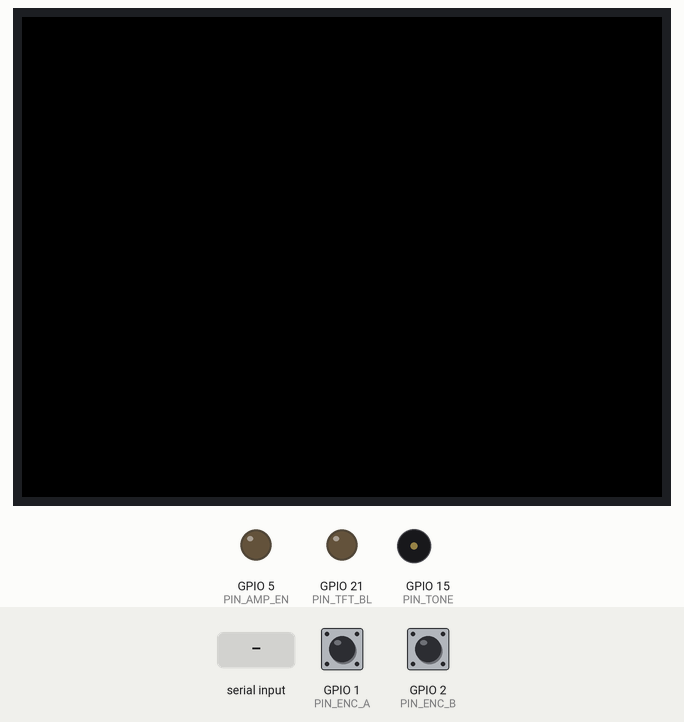
A sketch run on a simulated ESP32-S3. Shown: 320×240 colour display, output pins drawn as LEDs (lit = HIGH), buzzer (waves = sounding). The test bench sets the inputs (shaded band); at power-on: GPIO 1 (PIN_ENC_A) HIGH, GPIO 2 (PIN_ENC_B) HIGH. Pins used as bus, display or sensor lines are not drawn; what the sketch prints to the serial monitor is not drawn.

Above: at 1.7 s.
1.8 s: "d" received over Serial
At 4.5 s:
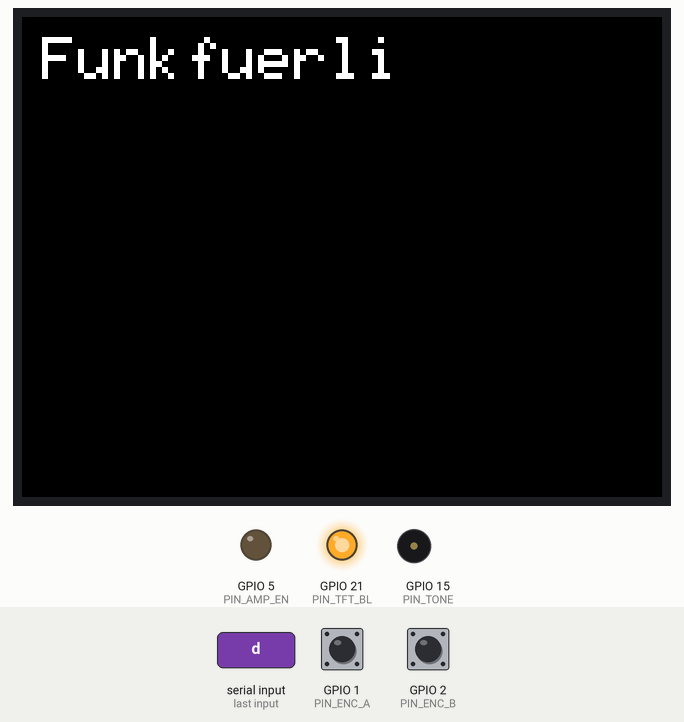
4.8 s: "t" received over Serial
At 6.0 s:
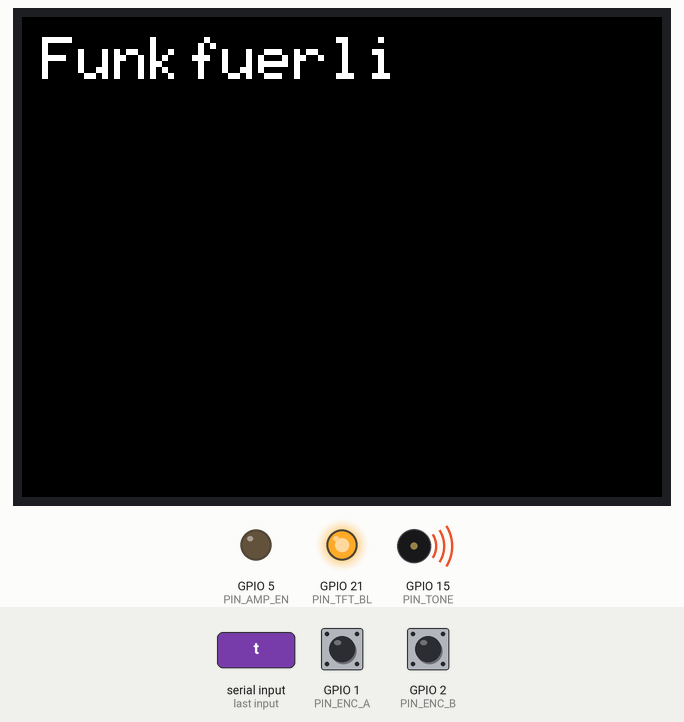
6.3 s: "p" received over Serial
At 7.1 s:
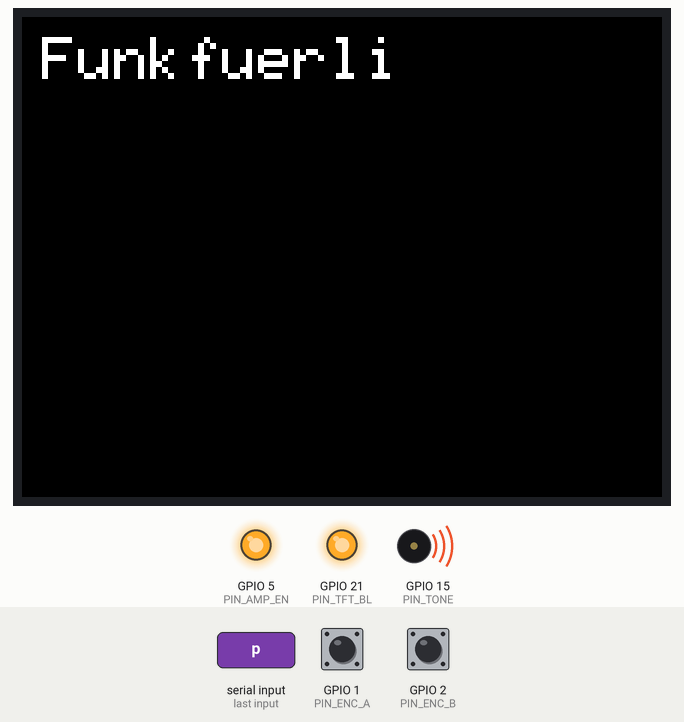
7.8 s: "d" received over Serial
At 9.3 s:
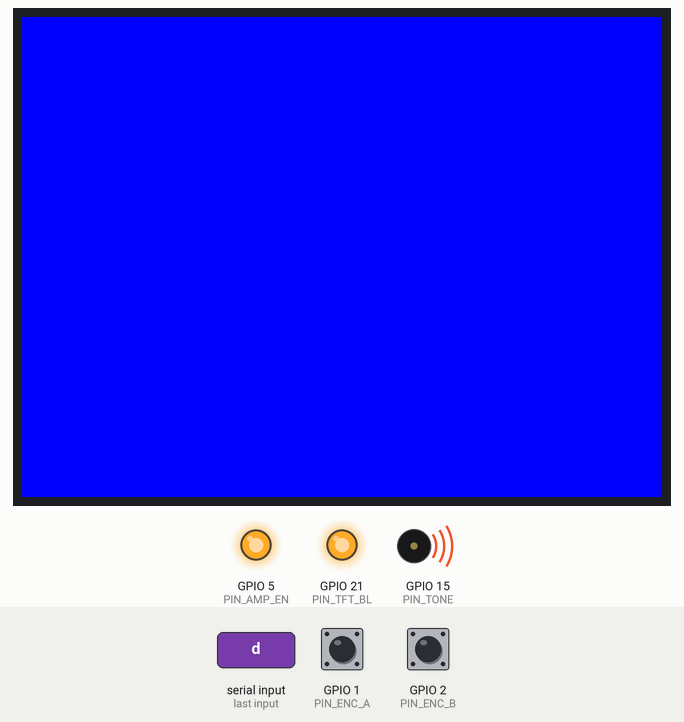
10.8 s: "t" received over Serial
At 11.7 s:
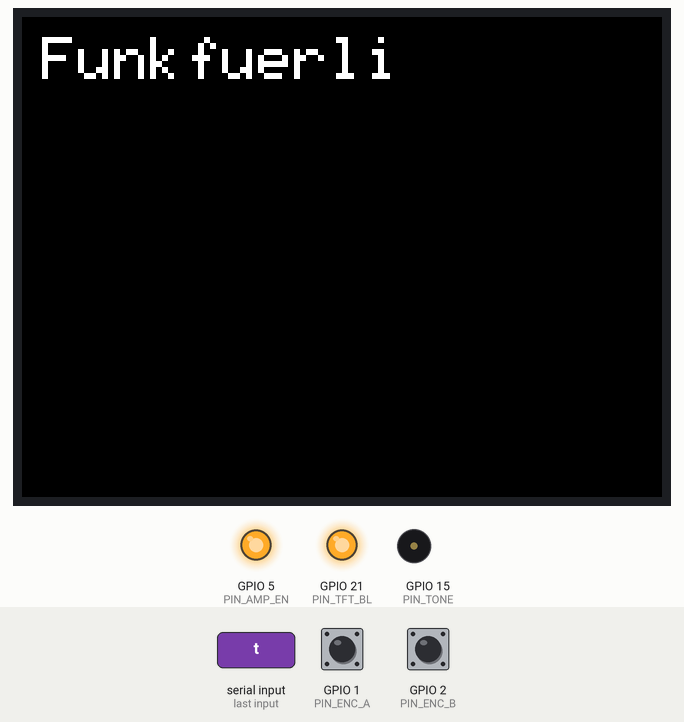
Timing chart, 0 to 13.3 s (numbered marks = the images above; inputs shaded):
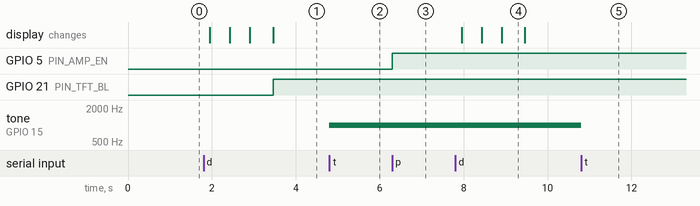

The sketch:

breadboard_test.ino
```cpp
// Funkfuerli Breadboard-Test ohne RX-Board.
// Nicht kompiliert, im Test pruefen. Arduino-ESP32 Core 3.x,
// Bibliotheken: Adafruit GFX, Adafruit ST7789.
// Befehle ueber den seriellen Monitor (115200):
// d Display, e Encoder, i I2C-Scan, r Reset-Puls, t Testton, p Verstaerker,
// j Klinke, a Akku und USB, h Hilfe
#include <Arduino.h>
#include <Wire.h>
#include <SPI.h>
#include <Adafruit_GFX.h>
#include <Adafruit_ST7789.h>
#include "pins.h"

// Software-SPI, damit GPIO 13 (DC) nicht mit dem Standard-MISO kollidiert
Adafruit_ST7789 tft(PIN_TFT_CS, PIN_TFT_DC, PIN_TFT_MOSI, PIN_TFT_SCLK, PIN_TFT_RST);

static bool ampOn = false;
static bool toneOn = false;
static bool encMode = false;
static uint8_t lastAB = 0;
static int encPos = 0;

void help() {
  Serial.println(F("d Display, e Encoder an/aus, i I2C-Scan, r Reset-Puls"));
  Serial.println(F("t Testton an/aus, p Verstaerker an/aus, j Klinke, a Akku/USB"));
}

void testDisplay() {
  tft.init(240, 320);
  tft.setRotation(1);
  tft.fillScreen(ST77XX_RED);   delay(400);
  tft.fillScreen(ST77XX_GREEN); delay(400);
  tft.fillScreen(ST77XX_BLUE);  delay(400);
  tft.fillScreen(ST77XX_BLACK);
  tft.setTextColor(ST77XX_WHITE);
  tft.setTextSize(3);
  tft.setCursor(10, 10);
  tft.print("Funkfuerli");
  pinMode(PIN_TFT_BL, OUTPUT);
  digitalWrite(PIN_TFT_BL, HIGH);
  Serial.println(F("Display: Farben und Text sichtbar?"));
}

void scanI2C() {
  Serial.println(F("I2C-Scan:"));
  int n = 0;
  for (uint8_t a = 1; a < 127; a++) {
    Wire.beginTransmission(a);
    if (Wire.endTransmission() == 0) {
      Serial.printf("  0x%02X\n", a);
      n++;
    }
  }
  if (!n) Serial.println(F("  nichts gefunden"));
}

void resetPulse() {
  digitalWrite(PIN_SI_RESET, LOW);
  delay(200);
  digitalWrite(PIN_SI_RESET, HIGH);
  Serial.println(F("Reset-Puls gesendet"));
}

void toggleTone() {
  toneOn = !toneOn;
  if (toneOn) ledcWriteTone(PIN_TONE, 1000);
  else ledcWriteTone(PIN_TONE, 0);
  Serial.println(toneOn ? F("Ton an (1 kHz)") : F("Ton aus"));
}

void toggleAmp() {
  ampOn = !ampOn;
  digitalWrite(PIN_AMP_EN, ampOn ? HIGH : LOW);
  Serial.println(ampOn ? F("Verstaerker an") : F("Verstaerker aus"));
}

void readPower() {
  uint32_t mv = analogReadMilliVolts(PIN_VBAT);
  Serial.printf("Akku: Pin %lu mV, Akku ca. %lu mV (Teiler 1:2)\n",
                (unsigned long)mv, (unsigned long)(mv * 2));
  uint32_t usb = analogReadMilliVolts(PIN_VBUS);
  Serial.printf("USB-Pin: %lu mV, USB %s\n", (unsigned long)usb,
                usb > 1500 ? "vorhanden" : "nicht vorhanden");
  Serial.printf("CHRG: %s\n", digitalRead(PIN_CHRG) ? "hoch (nicht laden)" : "tief (laedt)");
}

void pollEncoder() {
  uint8_t ab = (digitalRead(PIN_ENC_A) << 1) | digitalRead(PIN_ENC_B);
  if (ab != lastAB) {
    // einfache Auswertung, Raster des EC11 beachten, im Test anpassen
    if (lastAB == 0b11 && ab == 0b01) { encPos++; Serial.printf("Encoder %d\n", encPos); }
    if (lastAB == 0b11 && ab == 0b10) { encPos--; Serial.printf("Encoder %d\n", encPos); }
    lastAB = ab;
  }
  static bool lastBtn = true;
  bool b = digitalRead(PIN_ENC_BTN);
  if (b != lastBtn) {
    lastBtn = b;
    Serial.println(b ? F("Taste los") : F("Taste gedrueckt"));
    delay(5);
  }
}

void setup() {
  Serial.begin(115200);
  delay(500);
  Wire.begin(PIN_SDA, PIN_SCL);
  pinMode(PIN_SI_RESET, OUTPUT);
  digitalWrite(PIN_SI_RESET, HIGH);
  pinMode(PIN_AMP_EN, OUTPUT);
  digitalWrite(PIN_AMP_EN, LOW);
  pinMode(PIN_JACK, INPUT_PULLUP);
  pinMode(PIN_ENC_A, INPUT_PULLUP);
  pinMode(PIN_ENC_B, INPUT_PULLUP);
  pinMode(PIN_ENC_BTN, INPUT_PULLUP);
  pinMode(PIN_CHRG, INPUT_PULLUP);
  pinMode(PIN_VBUS, INPUT);
  ledcAttach(PIN_TONE, 1000, 8);
  lastAB = (digitalRead(PIN_ENC_A) << 1) | digitalRead(PIN_ENC_B);
  Serial.println(F("Funkfuerli Breadboard-Test"));
  help();
}

void loop() {
  if (Serial.available()) {
    char c = Serial.read();
    switch (c) {
      case 'd': testDisplay(); break;
      case 'e': encMode = !encMode; Serial.println(encMode ? F("Encoder an") : F("Encoder aus")); break;
      case 'i': scanI2C(); break;
      case 'r': resetPulse(); break;
      case 't': toggleTone(); break;
      case 'p': toggleAmp(); break;
      case 'j': Serial.println(digitalRead(PIN_JACK) ? F("Klinke: offen (hoch)") : F("Klinke: Kontakt (tief)")); break;
      case 'a': readPower(); break;
      case 'h': help(); break;
      default: break;
    }
  }
  if (encMode) pollEncoder();
}
```

pins.h
```cpp
// Pinbelegung nach docs/pinplan.md. Nicht kompiliert, im Test pruefen.
#pragma once

#define PIN_SDA        8
#define PIN_SCL        9
#define PIN_SI_RESET   7

#define PIN_TFT_CS    10
#define PIN_TFT_MOSI  11
#define PIN_TFT_SCLK  12
#define PIN_TFT_DC    13
#define PIN_TFT_RST   14
#define PIN_TFT_BL    21

#define PIN_ENC_A      1
#define PIN_ENC_B      2
#define PIN_ENC_BTN   42

#define PIN_AMP_EN     5
#define PIN_JACK       6
#define PIN_TONE      15   // Reserve-Pin, nur fuer den Test

#define PIN_VBAT       4
#define PIN_CHRG      16
#define PIN_VBUS      17
```

Measured:
- after the input at 1.8 s, GPIO 21 (PIN_TFT_BL): LOW → HIGH after 1.7 s; the display: first changes after 0.15 s (image 1 shows a later state)
- after the input at 4.8 s, tone on GPIO 15 (PIN_TONE): silent → 1000 Hz at once
- after the input at 6.3 s, GPIO 5 (PIN_AMP_EN): LOW → HIGH at once
- after the input at 7.8 s, the display: first changes after 0.15 s (image 4 shows a later state)
- after the input at 10.8 s, tone on GPIO 15 (PIN_TONE): 1000 Hz → silent at once
- what the display in image 4 shows lasts 0.6 s, from 8.9 s to 9.5 s
